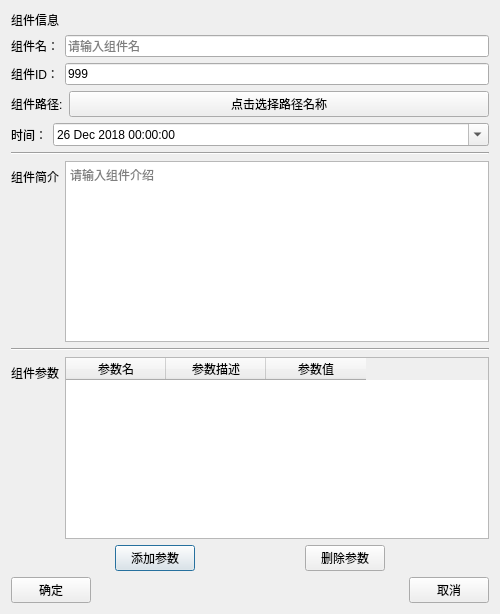
<?xml version="1.0" encoding="UTF-8"?>
<ui version="4.0">
 <class>ParamEditRadarDialog</class>
 <widget class="QDialog" name="ParamEditRadarDialog">
  <property name="geometry">
   <rect>
    <x>0</x>
    <y>0</y>
    <width>500</width>
    <height>614</height>
   </rect>
  </property>
  <property name="windowTitle">
   <string>组件编辑</string>
  </property>
  <layout class="QGridLayout" name="gridLayout">
   <item row="0" column="0">
    <layout class="QVBoxLayout" name="verticalLayout">
     <item>
      <widget class="QLabel" name="label_3">
       <property name="text">
        <string>组件信息</string>
       </property>
      </widget>
     </item>
     <item>
      <layout class="QFormLayout" name="formLayout_3">
       <item row="0" column="0">
        <widget class="QLabel" name="label_Name">
         <property name="text">
          <string>组件名：</string>
         </property>
        </widget>
       </item>
       <item row="0" column="1">
        <widget class="QLineEdit" name="lineEdit_Name">
         <property name="text">
          <string/>
         </property>
         <property name="placeholderText">
          <string>请输入组件名</string>
         </property>
        </widget>
       </item>
      </layout>
     </item>
     <item>
      <layout class="QFormLayout" name="formLayout_4">
       <item row="0" column="0">
        <widget class="QLabel" name="label_ID">
         <property name="text">
          <string>组件ID：</string>
         </property>
        </widget>
       </item>
       <item row="0" column="1">
        <widget class="QLineEdit" name="lineEdit_ID">
         <property name="inputMask">
          <string/>
         </property>
         <property name="text">
          <string>999</string>
         </property>
         <property name="placeholderText">
          <string>请输入组件id（数字）</string>
         </property>
        </widget>
       </item>
      </layout>
     </item>
     <item>
      <layout class="QFormLayout" name="formLayout_5">
       <item row="0" column="0">
        <widget class="QLabel" name="label_Path">
         <property name="text">
          <string>组件路径:</string>
         </property>
        </widget>
       </item>
       <item row="0" column="1">
        <widget class="QPushButton" name="pushButton_Path">
         <property name="sizePolicy">
          <sizepolicy hsizetype="Expanding" vsizetype="Fixed">
           <horstretch>0</horstretch>
           <verstretch>0</verstretch>
          </sizepolicy>
         </property>
         <property name="text">
          <string>点击选择路径名称</string>
         </property>
         <property name="icon">
          <iconset resource="../Res/res.qrc">
           <normaloff>:/img/path.png</normaloff>:/img/path.png</iconset>
         </property>
         <property name="autoDefault">
          <bool>false</bool>
         </property>
         <property name="default">
          <bool>false</bool>
         </property>
         <property name="flat">
          <bool>false</bool>
         </property>
        </widget>
       </item>
      </layout>
     </item>
     <item>
      <layout class="QFormLayout" name="formLayout_6">
       <item row="0" column="0">
        <widget class="QLabel" name="label_Time">
         <property name="text">
          <string>时间：</string>
         </property>
        </widget>
       </item>
       <item row="0" column="1">
        <widget class="QDateTimeEdit" name="dateTimeEdit">
         <property name="sizePolicy">
          <sizepolicy hsizetype="Expanding" vsizetype="Fixed">
           <horstretch>0</horstretch>
           <verstretch>0</verstretch>
          </sizepolicy>
         </property>
         <property name="date">
          <date>
           <year>2018</year>
           <month>12</month>
           <day>26</day>
          </date>
         </property>
         <property name="calendarPopup">
          <bool>true</bool>
         </property>
         <property name="timeSpec">
          <enum>Qt::UTC</enum>
         </property>
        </widget>
       </item>
      </layout>
     </item>
     <item>
      <widget class="Line" name="line">
       <property name="orientation">
        <enum>Qt::Horizontal</enum>
       </property>
      </widget>
     </item>
     <item>
      <layout class="QFormLayout" name="formLayout">
       <item row="0" column="0">
        <widget class="QLabel" name="label_Desc">
         <property name="text">
          <string>组件简介</string>
         </property>
        </widget>
       </item>
       <item row="0" column="1">
        <widget class="QTextEdit" name="textEdit">
         <property name="documentTitle">
          <string/>
         </property>
         <property name="placeholderText">
          <string>请输入组件介绍</string>
         </property>
        </widget>
       </item>
      </layout>
     </item>
     <item>
      <widget class="Line" name="line_2">
       <property name="orientation">
        <enum>Qt::Horizontal</enum>
       </property>
      </widget>
     </item>
     <item>
      <layout class="QFormLayout" name="formLayout_2">
       <item row="1" column="0">
        <widget class="QLabel" name="label_Param">
         <property name="text">
          <string>组件参数</string>
         </property>
        </widget>
       </item>
       <item row="2" column="0" colspan="2">
        <layout class="QHBoxLayout" name="horizontalLayout">
         <item>
          <spacer name="horizontalSpacer_2">
           <property name="orientation">
            <enum>Qt::Horizontal</enum>
           </property>
           <property name="sizeHint" stdset="0">
            <size>
             <width>40</width>
             <height>20</height>
            </size>
           </property>
          </spacer>
         </item>
         <item>
          <widget class="QPushButton" name="pushButton_Add">
           <property name="text">
            <string>添加参数</string>
           </property>
          </widget>
         </item>
         <item>
          <spacer name="horizontalSpacer">
           <property name="orientation">
            <enum>Qt::Horizontal</enum>
           </property>
           <property name="sizeHint" stdset="0">
            <size>
             <width>40</width>
             <height>20</height>
            </size>
           </property>
          </spacer>
         </item>
         <item>
          <widget class="QPushButton" name="pushButton_Del">
           <property name="text">
            <string>删除参数</string>
           </property>
          </widget>
         </item>
         <item>
          <spacer name="horizontalSpacer_3">
           <property name="orientation">
            <enum>Qt::Horizontal</enum>
           </property>
           <property name="sizeHint" stdset="0">
            <size>
             <width>40</width>
             <height>20</height>
            </size>
           </property>
          </spacer>
         </item>
        </layout>
       </item>
       <item row="1" column="1">
        <widget class="QTableWidget" name="tableWidget_Param">
         <property name="frameShape">
          <enum>QFrame::StyledPanel</enum>
         </property>
         <property name="frameShadow">
          <enum>QFrame::Plain</enum>
         </property>
         <property name="sizeAdjustPolicy">
          <enum>QAbstractScrollArea::AdjustIgnored</enum>
         </property>
         <property name="textElideMode">
          <enum>Qt::ElideMiddle</enum>
         </property>
         <property name="gridStyle">
          <enum>Qt::SolidLine</enum>
         </property>
         <property name="sortingEnabled">
          <bool>true</bool>
         </property>
         <property name="rowCount">
          <number>0</number>
         </property>
         <column>
          <property name="text">
           <string>参数名</string>
          </property>
         </column>
         <column>
          <property name="text">
           <string>参数描述</string>
          </property>
         </column>
         <column>
          <property name="text">
           <string>参数值</string>
          </property>
         </column>
        </widget>
       </item>
      </layout>
     </item>
    </layout>
   </item>
   <item row="1" column="0">
    <layout class="QHBoxLayout" name="horizontalLayout_2">
     <item>
      <widget class="QPushButton" name="pushButton_OK">
       <property name="text">
        <string>确定</string>
       </property>
      </widget>
     </item>
     <item>
      <spacer name="horizontalSpacer_4">
       <property name="orientation">
        <enum>Qt::Horizontal</enum>
       </property>
       <property name="sizeHint" stdset="0">
        <size>
         <width>40</width>
         <height>20</height>
        </size>
       </property>
      </spacer>
     </item>
     <item>
      <widget class="QPushButton" name="pushButton_Cancel">
       <property name="text">
        <string>取消</string>
       </property>
      </widget>
     </item>
    </layout>
   </item>
  </layout>
 </widget>
 <resources>
  <include location="../Res/res.qrc"/>
 </resources>
 <connections/>
</ui>
